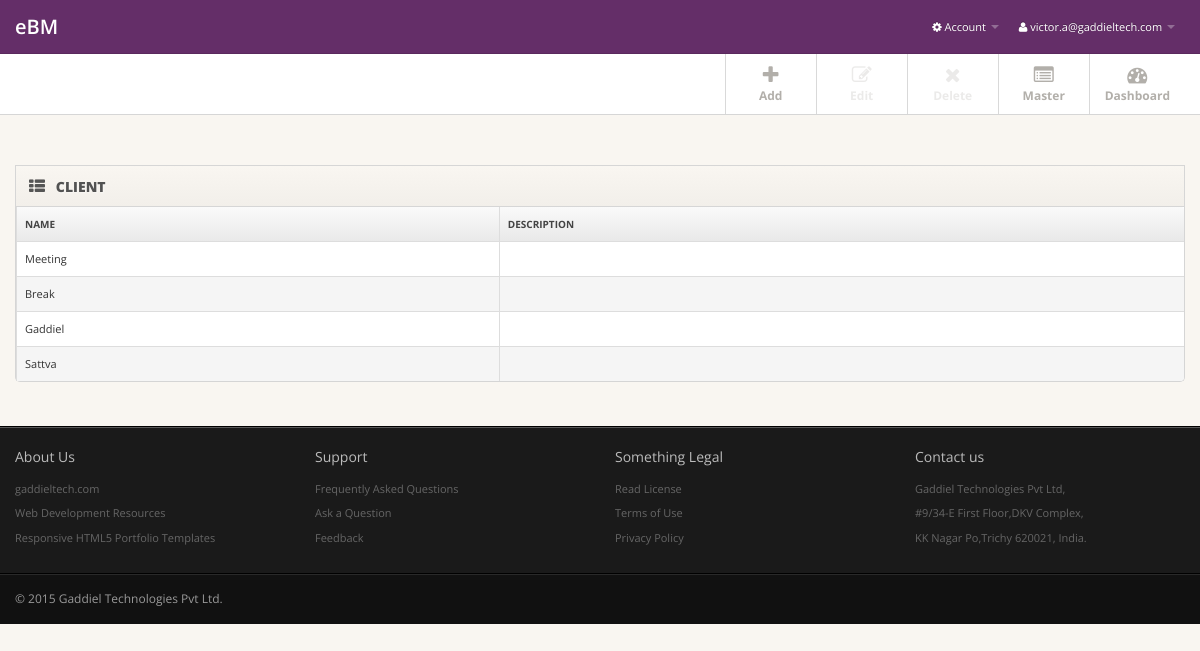
Page /client/client.php (signed in) on the committed database.
### tables this page shows
CREATE TABLE `ebm_client` (
  `CREATED_BY` varchar(60) NOT NULL DEFAULT '-1',
  `CREATED_DATE` date NOT NULL DEFAULT '0000-00-00',
  `UPDATED_BY` varchar(60) NOT NULL DEFAULT '-1',
  `UPDATED_DATE` timestamp NOT NULL DEFAULT CURRENT_TIMESTAMP ON UPDATE CURRENT_TIMESTAMP,
  `ID` int(10) NOT NULL AUTO_INCREMENT,
  `CLIENT_NAME` varchar(60) NOT NULL,
  `DESCRIPTION` varchar(260) DEFAULT NULL,
  UNIQUE KEY `CLIENT_NAME` (`CLIENT_NAME`),
  KEY `ID` (`ID`)
);

### client/client.php (the view, shortened to what this page needs)
<?php include('../include/header.php'); ?>
<div class="subnavbar">
<div class="subnavbar-inner">
		<div class="container">
			<ul class="mainnav  pull-right">
			<li>
					<a href="#myModal" data-toggle="modal">
						<i class=" icon-plus "></i>
						<span>Add</span>
					</a>
				</li>
				<li>
					<a href="#" id="editIconIdDisable" >
						<i class="icon-edit " disabled="disabled"></i>
						<span class="txtdisable">Edit</span>
					</a>
				</li>
				<li>
                    <a id="deleteIconIdDisabled" >
						<i class="icon-remove" disabled="disabled"  ></i>
						<span class="txtdisable">Delete</span>
					</a>
				</li>
				<li>
                <a  href="../dashboard/master.php" class="shortcut " >
						<i class="shortcut-icon icon-list-alt" ></i>
						<span id ="divShowId" class="shortcut-label">Master</span>
				</a>
                 </li>
				<li>
					<a href="../dashboard/dashboard.php">
						<i class="icon-dashboard"></i>
						<span>Dashboard</span>
					</a>
				</li>
			</ul>
		</div>
	</div>
</div>
<div class="main">
  <div class="main-inner">
    <div class="container">
      <div class="row">
	   <div class="span12">
	   </div>
        <div class="span12">
          <div class="widget widget-table action-table">
            <div class="widget-header"> <i class="icon-th-list"></i>
              <h3>CLIENT</h3>
            </div>
            <div class="widget-content">
              <table cellspacing="0" id="tableId"  class="table table-bordered display mytable1" >
                <thead>
                  <tr>
                    <th>NAME</th>
                    <th>DESCRIPTION</th>
                  </tr>
                </thead>
                <tbody id="grd">
                  	 <?php
					$pdo = Database::connect();
					$pdo->setAttribute(PDO::ATTR_ERRMODE, PDO::ERRMODE_EXCEPTION);
					$result = $pdo->prepare("SELECT * FROM ebm_client ORDER BY ID DESC ");
					$result->execute();
					for($i=0; $row = $result->fetch(); $i++){
					?>
					<tr class="table-selected" >
					<td > <?php  echo $row['CLIENT_NAME'];?> </td>
					<td  ><?php  echo $row['DESCRIPTION'];?> <?php } ?></td>
					</tr>
        		</tbody>
              </table>
		    </div>
          </div>
		 </div>
		</div>
    </div>
  </div>
</div>
<?php include('../include/footer.php'); ?>

### resources/css/style.css (style rules this page uses)
body { background: #f9f6f1; font: 11px/1.7em 'Open Sans'; }
.table td { vertical-align: middle; }
.table-bordered th { background: #E9E9E9; background:-moz-linear-gradient(top, #FAFAFA 0%, #E9E9E9 100%); background:-webkit-gradient(linear, left top, left bottom, color-stop(0%,#FAFAFA), color-stop(100%,#E9E9E9)); background:-webkit-linear-gradient(top, #FAFAFA 0%,#E9E9E9 100%); background:-o-linear-gradient(top, #FAFAFA 0%,#E9E9E9 100%); background:-ms-linear-gradient(top, #FAFAFA 0%,#E9E9E9 100%); background:linear-gradient(top, #FAFAFA 0%,#E9E9E9 100%); filter: progid:DXImageTransform.Microsoft.gradient(startColorstr='#FAFAFA', endColorstr='#E9E9E9'); -ms-filter: "progid:DXImageTransform.Microsoft.gradient(startColorstr='#FAFAFA', endColorstr='#E9E9E9')"; font-size: 10px; color: #444; text-transform: uppercase; }
.subnavbar { margin-bottom: 2.5em; }
.subnavbar-inner { height: 60px; background: #fff; border-bottom: 1px solid #d6d6d6; }
.subnavbar .container > ul { display: inline-block; height: 80px; padding: 0; margin: 0; }
.subnavbar .container > ul > li { float: left; min-width: 90px; height: 60px; padding: 0; margin: 0; text-align: center; list-style: none; border-left: 1px solid #d9d9d9; }
.subnavbar .container > ul > li > a { display: block; height: 100%; padding: 0 15px; font-size: 12px; font-weight: bold; color: #b2afaa; }
.subnavbar .container > ul > li > a > i { display: inline-block; width: 24px; height: 24px; margin-top: 11px; margin-bottom: -3px; font-size: 20px; }
.subnavbar .container > ul > li > a > span { display: block; }
.main { padding-bottom: 2em; border-bottom: 1px solid #000; }
.widget { position: relative; clear: both; width: auto; margin-bottom: 2em; overflow: hidden; }
.widget-header { position: relative; height: 40px; line-height: 40px; background: #f9f6f1; background:-moz-linear-gradient(top, #f9f6f1 0%, #f2efea 100%); background:-webkit-gradient(linear, left top, left bottom, color-stop(0%,#f9f6f1), color-stop(100%,#f2efea)); background:-webkit-linear-gradient(top, #f9f6f1 0%,#f2efea 100%); background:-o-linear-gradient(top, #f9f6f1 0%,#f2efea 100%); background:-ms-linear-gradient(top, #f9f6f1 0%,#f2efea 100%); background:linear-gradient(top, #f9f6f1 0%,#f2efea 100%); filter: progid:DXImageTransform.Microsoft.gradient(startColorstr='#f9f6f1', endColorstr='#f2efea'); -ms-filter: "progid:DXImageTransform.Microsoft.gradient(startColorstr='#f9f6f1', endColorstr='#f2efea')"; border: 1px solid #d6d6d6; -webkit-background-clip: padding-box; }
.widget-header h3 { position: relative; top: 2px; left: 10px; display: inline-block; margin-right: 3em; font-size: 14px; font-weight: 800; color: #525252; line-height: 18px; text-shadow: 1px 1px 2px rgba(255,255,255,.5); }
.widget-header [class^="icon-"], .widget-header [class*=" icon-"] { display: inline-block; margin-left: 13px; margin-right: -2px; font-size: 16px; color: #555; vertical-align: middle; }
.widget-content { padding: 20px 15px 15px; background: #FFF; border: 1px solid #D5D5D5; -moz-border-radius: 5px; -webkit-border-radius: 5px; border-radius: 5px; }
.widget-header+.widget-content { border-top: none; -webkit-border-top-left-radius: 0; -webkit-border-top-right-radius: 0; -moz-border-radius-topleft: 0; -moz-border-radius-topright: 0; border-top-left-radius: 0; border-top-right-radius: 0; }
.widget-content:before, .widget-content:after { content:""; display:table; }
.widget-content:after { clear:both; }
.widget-content { zoom:1; }
.widget-table .widget-content { padding: 0; }
.widget-table .table { margin-bottom: 0; border: none; }

### rows in the picture
ebm_client: CLIENT_NAME "Meeting"
ebm_client: CLIENT_NAME "Break"
ebm_client: CLIENT_NAME "Gaddiel"
ebm_client: CLIENT_NAME "Sattva"

### other values in the picture
$_SESSION['user'] "victor.a@gaddieltech.com"
